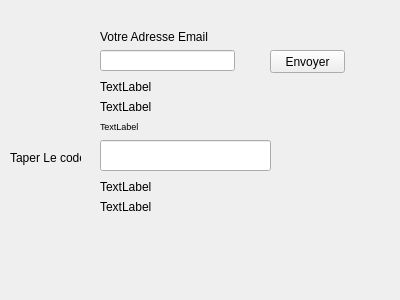
<?xml version="1.0" encoding="UTF-8"?>
<ui version="4.0">
 <class>mpdoublie</class>
 <widget class="QWidget" name="mpdoublie">
  <property name="geometry">
   <rect>
    <x>0</x>
    <y>0</y>
    <width>400</width>
    <height>300</height>
   </rect>
  </property>
  <property name="windowTitle">
   <string>Form</string>
  </property>
  <widget class="QPushButton" name="EnvoyerMail">
   <property name="geometry">
    <rect>
     <x>270</x>
     <y>50</y>
     <width>75</width>
     <height>23</height>
    </rect>
   </property>
   <property name="text">
    <string>Envoyer</string>
   </property>
  </widget>
  <widget class="QLineEdit" name="randomNum">
   <property name="geometry">
    <rect>
     <x>100</x>
     <y>140</y>
     <width>171</width>
     <height>31</height>
    </rect>
   </property>
  </widget>
  <widget class="QLabel" name="label_2">
   <property name="geometry">
    <rect>
     <x>10</x>
     <y>150</y>
     <width>71</width>
     <height>16</height>
    </rect>
   </property>
   <property name="text">
    <string>Taper Le code</string>
   </property>
  </widget>
  <widget class="QWidget" name="">
   <property name="geometry">
    <rect>
     <x>100</x>
     <y>80</y>
     <width>211</width>
     <height>53</height>
    </rect>
   </property>
   <layout class="QVBoxLayout" name="verticalLayout">
    <item>
     <widget class="QLabel" name="label5">
      <property name="text">
       <string>TextLabel</string>
      </property>
     </widget>
    </item>
    <item>
     <widget class="QLabel" name="label6">
      <property name="text">
       <string>TextLabel</string>
      </property>
     </widget>
    </item>
    <item>
     <widget class="QLabel" name="label7">
      <property name="font">
       <font>
        <pointsize>7</pointsize>
       </font>
      </property>
      <property name="text">
       <string>TextLabel</string>
      </property>
     </widget>
    </item>
   </layout>
  </widget>
  <widget class="QWidget" name="">
   <property name="geometry">
    <rect>
     <x>100</x>
     <y>180</y>
     <width>211</width>
     <height>34</height>
    </rect>
   </property>
   <layout class="QVBoxLayout" name="verticalLayout_2">
    <item>
     <widget class="QLabel" name="label8">
      <property name="text">
       <string>TextLabel</string>
      </property>
     </widget>
    </item>
    <item>
     <widget class="QLabel" name="label9">
      <property name="text">
       <string>TextLabel</string>
      </property>
     </widget>
    </item>
   </layout>
  </widget>
  <widget class="QWidget" name="">
   <property name="geometry">
    <rect>
     <x>100</x>
     <y>30</y>
     <width>135</width>
     <height>41</height>
    </rect>
   </property>
   <layout class="QVBoxLayout" name="verticalLayout_3">
    <item>
     <widget class="QLabel" name="label">
      <property name="text">
       <string>Votre Adresse Email</string>
      </property>
     </widget>
    </item>
    <item>
     <widget class="QLineEdit" name="MyEmail"/>
    </item>
   </layout>
  </widget>
 </widget>
 <resources/>
 <connections/>
</ui>
